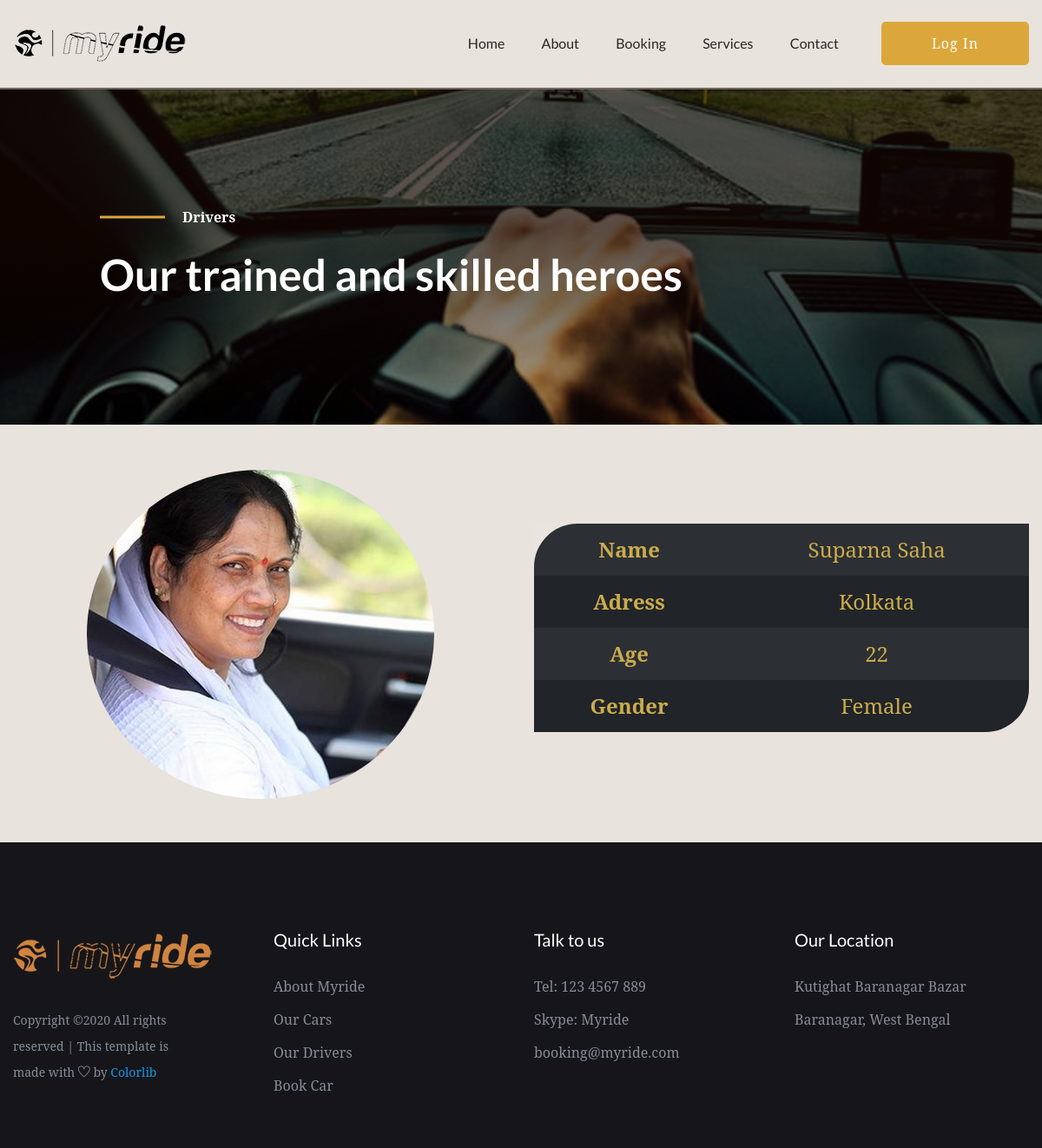
Page /driverview.php?14 on the committed database.
### tables this page shows
CREATE TABLE IF NOT EXISTS `driver` (
  `did` int(11) NOT NULL AUTO_INCREMENT,
  `dname` text NOT NULL,
  `address` text NOT NULL,
  `age` int(11) NOT NULL,
  `gender` varchar(10) NOT NULL DEFAULT 'Male',
  `phno` bigint(20) NOT NULL,
  `lic` text NOT NULL,
  `pic` text NOT NULL,
  `datetime` text,
  PRIMARY KEY (`did`)
);

### driverview.php (the view, shortened to what this page needs)
<?php
include ("php/connection.php");
    ?>
    <?php
if($_SERVER['QUERY_STRING']==""){
    ?><script type="text/javascript">window.location.href="drivers.php"</script><?php
}
else{
    $dID=($_SERVER['QUERY_STRING']);
    if($driver_detail=mysqli_query($conn,"select * from driver where did='$dID'")){
        if(mysqli_num_rows($driver_detail)>0){
            $view=mysqli_fetch_array($driver_detail);
            $imagepath='admin/'.$view['pic'];
        }
        else{
            ?><script type="text/javascript">window.location.href="drivers.php";alert("No driver found with this car ID");</script> <?php
        }
    }
    else{
        ?><script type="text/javascript">window.location.href="drivers.php";alert("Invalid URL for driver view");</script> <?php
    }
}
?>
<!doctype html>
<html class="no-js" lang="zxx">
<head>
    <link rel="stylesheet" href="assets/css/bootstrap.min.css">
    <link rel="stylesheet" href="assets/css/owl.carousel.min.css">
    <link rel="stylesheet" href="assets/css/gijgo.css">
    <link rel="stylesheet" href="assets/css/slicknav.css">
    <link rel="stylesheet" href="assets/css/animate.min.css">
    <link rel="stylesheet" href="assets/css/magnific-popup.css">
    <link rel="stylesheet" href="assets/css/fontawesome-all.min.css">
    <link rel="stylesheet" href="assets/css/themify-icons.css">
    <link rel="stylesheet" href="assets/css/themify-icons.css">
    <link rel="stylesheet" href="assets/css/slick.css">
    <link rel="stylesheet" href="assets/css/nice-select.css">
    <link rel="stylesheet" href="assets/css/style.css">
    <link rel="stylesheet" href="assets/css/responsive.css">
</head>
<body style="background-color: #a7907b40">
<header>
    <div class="header-area header-sticky">
        <div class="main-header ">
            <div class="container">
                <div class="row align-items-center">
                    <div class="col-xl-2 col-lg-2">
                        <div class="logo">
                            <a href="index.php"><img src="assets/img/logo/myRIde_logo.png" alt=""></a>
                        </div>
                    </div>
                    <div class="col-xl-8 col-lg-8">
                        <div class="main-menu f-right d-none d-lg-block">
                            <nav>
                                <ul id="navigation">
                                    <li><a href="index.php">Home</a></li>
                                    <li><a href="about.php">About</a></li>
                                    <li><a href="booking.html">Booking</a></li>
                                    <li><a href="cars.php">Services</a>
                                    </li>
                                    <li><a href="contact.php">Contact</a></li>
                                </ul>
                            </nav>
                        </div>
                    </div>
                    <div class="col-xl-2 col-lg-2">
                        <div class="header-btn">
                            <a href="user/user_login.php" class="btn btn1 d-none d-lg-block" id="profile">Log in</a>
                        </div>
                    </div>
                    <div class="col-12">
                    </div>
                </div>
            </div>
        </div>
    </div>
</header>
<main>
    <div class="slider-area">
        <div class="single-slider hero-overly slider-height2 d-flex align-items-center" data-background="assets/img/background/driver.jpg" >
            <div class="container">
                <div class="row ">
                    <div class="col-md-11 offset-xl-1 offset-lg-1 offset-md-1">
                        <div class="hero-caption">
                            <span>Drivers</span>
                            <h2>Our trained and skilled heroes</h2>
                        </div>
                    </div>
                </div>
            </div>
        </div>
    </div>
    <div style="padding-top: 50px;padding-bottom: 50px;">
        <div class="container">
            <div class="row" style="text-align: center">
                <div class="col">
                    <img src="<?php echo $imagepath?>" class="img-fluid rounded-circle" alt="Responsive image" width="400px">
                </div>
                <div class="col" style="align-self: center">
                    <table class="table table-borderless table-striped table-dark" style="text-align: center;font-size: x-large;color: #ccac4b;border-bottom-right-radius: 50px;border-top-left-radius: 50px;">
                        <tbody>
                        <tr>
                            <th scope="col">Name</th>
                            <td><?php echo $view['dname']?></td>
                        </tr>
                        <tr>
                            <th scope="row">Adress</th>
                            <td><?php echo $view['address']?></td>
                        </tr>
                        <tr>
                            <th scope="row">Age</th>
                            <td><?php echo $view['age']?></td>
                        </tr>
                        <tr>
                            <th scope="row">Gender</th>
                            <td><?php echo $view['gender']?></td>
                        </tr>
                        </tbody>
                    </table>
                </div>
            </div>
        </div>
    </div>
    <footer>
        <div class="footer-area black-bg footer-padding">
            <div class="container">
                <div class="row d-flex justify-content-between">
                    <div class="col-xl-3 col-lg-3 col-md-4 col-sm-6">
                        <div class="single-footer-caption mb-30">
                            <div class="footer-logo">
                                <a href="index.php"><img src="assets/img/logo/myride-footer.png" alt=""></a>
                            </div>
                            <div class="footer-pera">
                                <p>
                                    Copyright &copy;<script>document.write(new Date().getFullYear());</script> All rights reserved | This template is made with <i class="ti-heart" aria-hidden="true"></i> by <a href="https://colorlib.com" target="_blank">Colorlib</a>
                                    </p>
                            </div>
                        </div>
                    </div>
                    <div class="col-xl-3 col-lg-3 col-md-3 col-sm-5">
                        <div class="single-footer-caption mb-30">
                            <div class="footer-tittle">
                                <h4>Quick Links</h4>
                                <ul>
                                    <li><a href="about.php">About Myride</a></li>
                                    <li><a href="cars.php">Our Cars</a></li>
                                    <li><a href="drivers.php">Our Drivers</a></li>
                                    <li><a href="booking.php">Book Car</a></li>
                                </ul>
                            </div>
                        </div>
                    </div>
                    <div class="col-xl-3 col-lg-3 col-md-3 col-sm-3">
                        <div class="single-footer-caption mb-30">
                            <div class="footer-tittle">
                                <h4>Talk to us</h4>
                                <ul>
                                    <li><a href="tel:1234567889">Tel: 123 4567 889</a></li>
                                    <li><a href="skype:live:.cid.734aa98970431b7c?chat">Skype: Myride</a></li>
                                    <li><a href="mailto:p2.ms@yandex.com">booking@myride.com</a></li>
                                </ul>
                            </div>
                        </div>
                    </div>
                    <div class="col-xl-3 col-lg-3 col-md-4  col-sm-5">
                        <div class="single-footer-caption mb-30">
                            <div class="footer-tittle">
                                <h4>Our Location</h4>
                                <ul>
                                    <li><a href="https://goo.gl/maps/9U8wYcagqy6Awii89">Kutighat Baranagar Bazar</a></li>
                                    <li><a href="https://goo.gl/maps/9U8wYcagqy6Awii89">Baranagar, West Bengal</a></li>
                                </ul>
                            </div>
                        </div>
                    </div>
                </div>
            </div>
        </div>
    </footer>
</body>
</html>

### rows in the picture
driver: pic (picture), dname "Suparna Saha", address "Kolkata", age "22", gender "Female"
